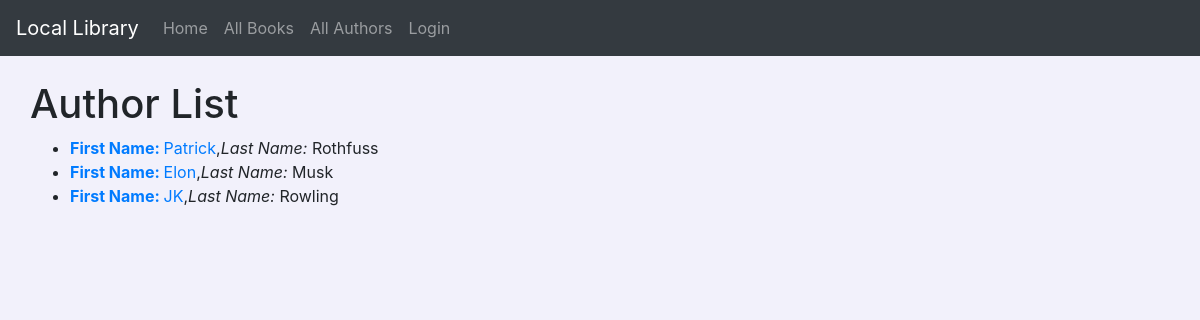
Screenshot of /catalog/authors/ with the database file from the repository.
### catalog/models.py (models this page shows, shortened)
class Author(models.Model):
    first_name = models.CharField(max_length=100)
    last_name = models.CharField(max_length=100)
    date_of_birth = models.DateField(null=True,blank=True)
    date_of_death = models.DateField('Died',null=True,blank=True)
    class Meta:
        ordering = ['date_of_birth']
    def get_absolute_url(self):
        return reverse('author-detail',args=[str(self.id)])

### catalog/views.py (the view)
# urls.py: path('authors/',views.AuthorListView.as_view(),name='authors'),
class AuthorListView(generic.ListView):
    model = Author

### catalog/templates/catalog/author_list.html
{% extends "base_generic.html" %}
{% block content %}
<h1>Author List</h1>
{% if author_list %}
<ul>
  {% for author in author_list %}
  <li>
    <a href="{{ author.get_absolute_url }}"><b>First Name: </b>{{author.first_name}}</a>,<i>Last Name: </i>   {{author.last_name}}
  </li>
  {% endfor  %}
</ul>
{% else %}
<p>
  There are no authors.
</p>
{% endif %}
{% endblock %}

### catalog/static/css/style.css (style rules this page uses)
body { padding-top: 80px; background-color: #f2f1fb; }

### rows the page displays
Author: first_name "Patrick", last_name "Rothfuss"
Author: first_name "Elon", last_name "Musk"
Author: first_name "JK", last_name "Rowling"
